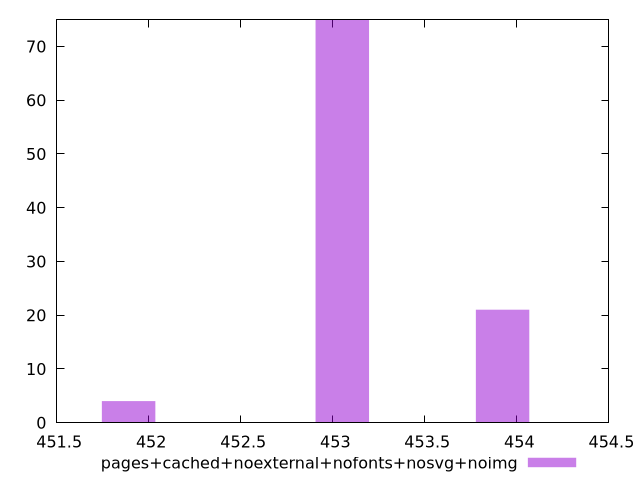

The script that saved this image:
$_pagesCachedNoexternalNofontsNosvgNoimg <<EOF
453.92254943580787 21
453.0518540085013 75
451.8909267720926 4
EOF
set key outside below
set terminal pngcairo
set output "report_00006_2020-11-02T20-21-41.718Z/uses-rel-preload/pages+cached+noexternal+nofonts+nosvg+noimg//raw_hist.png"
set yrange [0:75]
set boxwidth 0.29023180910217894
set style fill transparent solid 0.5 noborder
plot $_pagesCachedNoexternalNofontsNosvgNoimg title "pages+cached+noexternal+nofonts+nosvg+noimg" with boxes ,
